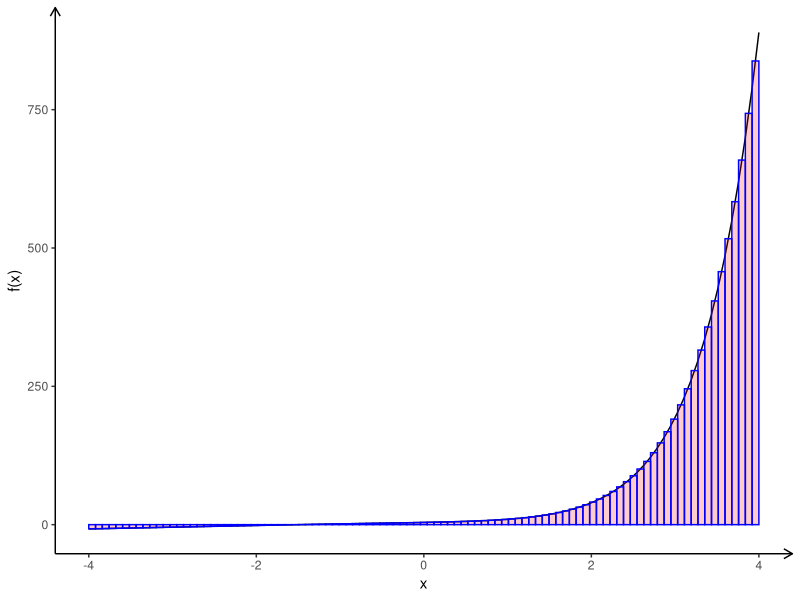
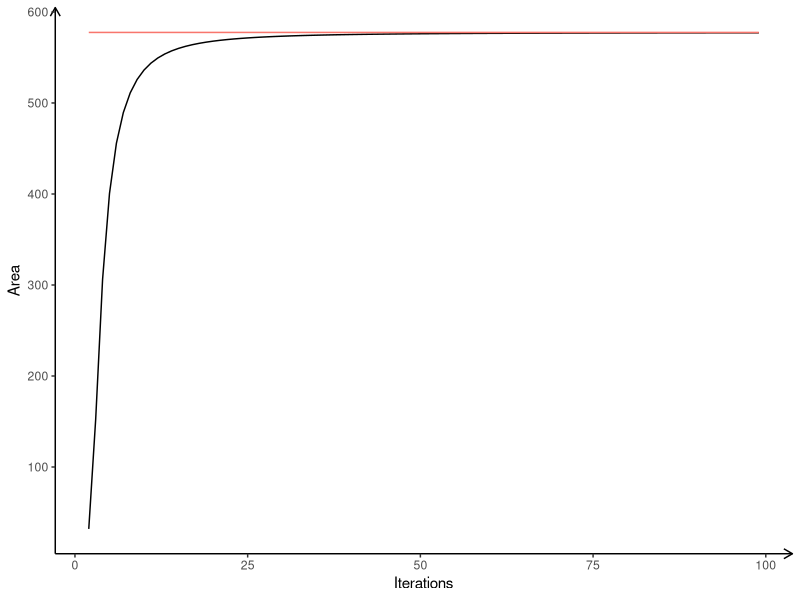
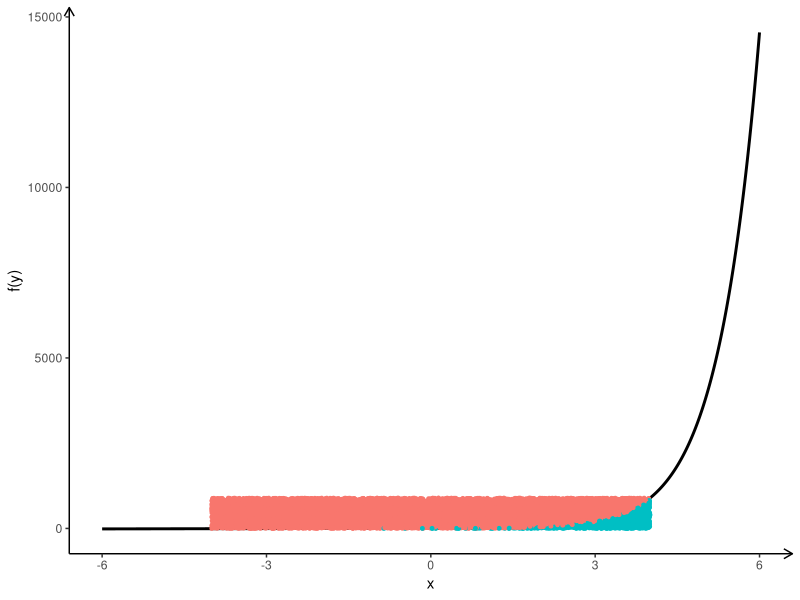
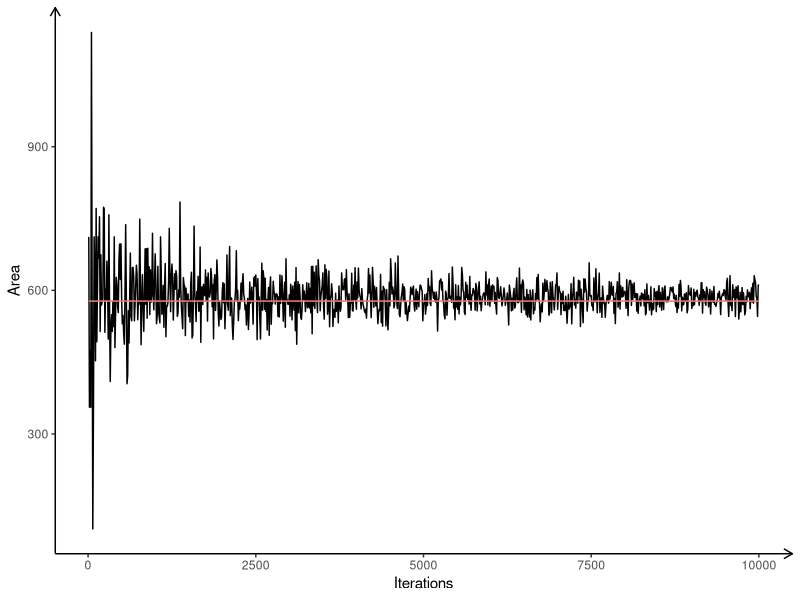

Source code (R) for these figures, in order:
# - - - - - - - - - - - - - - - - - - - - - - - - - - - - - - - - 
# This is the R-Code with respect to the Topic "Numericla Integration"
# - - - - - - - - - - - - - - - - - - - - - - - - - - - - - - - - 

# - - - - - - - - - - - - - - - - - - - - - - - - - - - - - - - - 
# Clean the vurrent workspace
# - - - - - - - - - - - - - - - - - - - - - - - - - - - - - - - - 

rm(list = ls(all = TRUE))
graphics.off()

# - - - - - - - - - - - - - - - - - - - - - - - - - - - - - - - - 
# Install and load packages
# - - - - - - - - - - - - - - - - - - - - - - - - - - - - - - - - 

libraries = c("ggplot2")
lapply(libraries, function(x) 
  if (!(x %in% installed.packages())) {
    install.packages(x)
  }
)
lapply(libraries, library, quietly = TRUE, character.only = TRUE)

# - - - - - - - - - - - - - - - - - - - - - - - - - - - - - - - - 
# Input Values
# - - - - - - - - - - - - - - - - - - - - - - - - - - - - - - - - 

u    = 4     # Upper Boundary
l    = -4    # Lower Boundary

# Function to numerically integrate
pol  = function(x){
  y  = exp(x) * x^2 + 3*x + 4
  return(y)
}

n    = 100 # Max Number of Interations

# - - - - - - - - - - - - - - - - - - - - - - - - - - - - - - - - 
# Functions
# - - - - - - - - - - - - - - - - - - - - - - - - - - - - - - - - 

MonteCarloIntegration = function(x = NULL, FUN = dnorm, n = 100000, graphic = TRUE){
  
  # x contains the x values and FUN is a function
  # n is an integer and represents the number of iterations
  
  # create DataFrame
  df = data.frame(1.5*x, y = FUN(1.5*x))
  
  # Generate Random Points
  mcp_x = runif(n, min = min(x), max = max(x))
  mcp_y = runif(n, min = 0, max = max(FUN(x)))
  
  # Calculate the area
  area = (max(x) - min(x))*(max(FUN(x)))
  
  # Approx. Area
  dfp = data.frame(mcp_x, mcp_y)
  dfp["Within"] = ifelse(dfp$mcp_y <= FUN(dfp$mcp_x), TRUE, FALSE)
  
  # Percentage of points <= function
  perc = length(dfp$mcp_x[dfp["Within"] == TRUE])/n
  
  if (graphic == TRUE){
    # Visualization of the graph
    p = ggplot(aes(df[,1], df[,2]), data=df) +
      geom_line(size = 1) + 
      theme(panel.grid.major = element_blank(), panel.grid.minor = element_blank(),
            panel.background = element_blank(), 
            axis.line = element_line(colour = "black", arrow = arrow(length = unit(0.25, "cm")))) +
      geom_point(aes(x=mcp_x, y=mcp_y, colour = Within), data = dfp, size = 1, show.legend=F) + 
      ylab("f(y)") + xlab("x")
    
    print(p)
  }
  
  sol = list(as.integer(n),area * perc)
  names(sol) = c("Iterations","Area")
  
  return(sol)
}

MonteCarloIteration = function(x = NULL, FUN = dnorm, n = 100000, graphic = TRUE){
  
  # x contains the x values and FUN is a function
  # n is an integer and represents the number of iterations (min is 10)
  
  # Convergence Data.Frame
  dfg = data.frame("Iteration"     = as.integer(), 
                   "Approx. Value" = as.numeric(), 
                   "Real Value"    = as.numeric(),
                   "Difference"    = as.numeric())
  
  for(i in seq(10,n,10)){
    dfg[nrow(dfg) + 1,] = c(i,
                            MonteCarloIntegration(x = x, FUN = FUN, n = i, graphic = F)$Area,
                            integrate(pol,min(x),max(x))$value,
                            integrate(pol,min(x),max(x))$value - MonteCarloIntegration(seq(l,u,0.01), FUN = pol, n = i, graphic = F)$Area)
  }
  
  if (graphic == TRUE){
    
    # Visualization of the Function
    MonteCarloIntegration(x = x, FUN = pol, n = n, graphic = T)
    
    # Visualization of the convergence
    g = ggplot(aes(x = dfg[,1], y = dfg[,2]), data=dfg) +
      geom_line() + 
      theme(panel.grid.major = element_blank(), panel.grid.minor = element_blank(),
            panel.background = element_blank(), 
            axis.line = element_line(colour = "black", arrow = arrow(length = unit(0.25, "cm")))) +
      geom_line(aes(x = dfg[,1], y = dfg[,3], colour = 'red'), data = dfg, show.legend=F) +
      xlab("Iterations") + ylab("Area")
    
    print(g)
  }
  
  return(dfg)
}


MidpointIntegration = function(l = NULL, u = NULL, n = 10, FUN = dnorm, graphic = T){
  
  # FUN is the function of interest
  
  x_mid = head(filter(seq(l,u,(u-l)/(n-1)),c(0.5,0.5)),-1)
  y_mid = FUN(x_mid)
  
  # create DataFrame
  df   = data.frame(seq(l,u,(u-l)/(n-1)), y = FUN(seq(l,u,(u-l)/(n-1))))
  rect = data.frame(xl = seq(l,u,(u-l)/(n-1))[1:length(seq(l,u,(u-l)/(n-1)))-1], xr = seq(l,u,(u-l)/(n-1))[2:length(seq(l,u,(u-l)/(n-1)))], yu = rep(0,length(seq(l,u,(u-l)/(n-1)))-1), yo = y_mid )
  if (graphic == TRUE){
    # Visualization of the approximation
    g = ggplot() +
      geom_line(aes(x = df[,1], y = df[,2]), data=df) + 
      theme(panel.grid.major = element_blank(), panel.grid.minor = element_blank(),
            panel.background = element_blank(), 
            axis.line = element_line(colour = "black", arrow = arrow(length = unit(0.25, "cm")))) +
      geom_rect(data=rect, aes(xmin=rect[,1], 
                               xmax=rect[,2], 
                               ymin=rect[,3], 
                               ymax=rect[,4]),
                fill = 'red', alpha = 0.2, col = 'blue') +
      xlab("x") + ylab("f(x)")
    
    print(g)
    
  }
  
  sol   = sum(y_mid %*% diff(seq(l,u,(u-l)/(n-1))))
  
  return(sol)
}

MidpointIteration = function(l = NULL, u = NULL, n = 10, FUN = dnorm, graphic = T){
  
  # FUN is the function of interest
  
  steps = length(head(filter(seq(l,u,(u-l)/(n-1)),c(0.5,0.5)),-1))
  
  # Convergence Data.Frame
  dfg = data.frame("Iteration"     = as.integer(), 
                   "Approx. Value" = as.numeric(), 
                   "Real Value"    = as.numeric(),
                   "Difference"    = as.numeric())
  
  for(i in seq(2,steps,1)){
    dfg[nrow(dfg) + 1,] = c(i,
                            MidpointIntegration(l = l, u = u, n = i, FUN = FUN, graphic = F),
                            integrate(pol,l,u)$value,
                            integrate(pol,l,u)$value - MidpointIntegration(l = l, u = u, n = n, FUN = FUN, graphic = F))
  }
  if (graphic == TRUE){
    # Visualization of the Function
    MidpointIntegration(l = l, u = u, n = n, FUN = FUN, graphic = T)
    
    # Visualization of the convergence
    g = ggplot(aes(x = dfg[,1], y = dfg[,2]), data=dfg) +
      geom_line() + 
      theme(panel.grid.major = element_blank(), panel.grid.minor = element_blank(),
            panel.background = element_blank(), 
            axis.line = element_line(colour = "black", arrow = arrow(length = unit(0.25, "cm")))) +
      geom_line(aes(x = dfg[,1], y = dfg[,3], colour = 'red'), data = dfg, show.legend=F) +
      xlab("Iterations") + ylab("Area")
    
    print(g)
  }
  
  return(dfg)
}

# - - - - - - - - - - - - - - - - - - - - - - - - - - - - - - - - 
# Calculations & Results
# - - - - - - - - - - - - - - - - - - - - - - - - - - - - - - - - 


# Midpoint Approach
MidpointIntegration(l = l, u = u, n = n, FUN = pol, graphic = F)
MidpointIteration(l = l, u = u, n = n, FUN = pol, graphic = T)

# MonteCarlo
MonteCarloIntegration(seq(l,u,0.01), FUN = pol, n = n*100, graphic = F)$Area
MonteCarloIteration(seq(l,u,0.01), FUN = pol, n = n*100, graphic = T)



